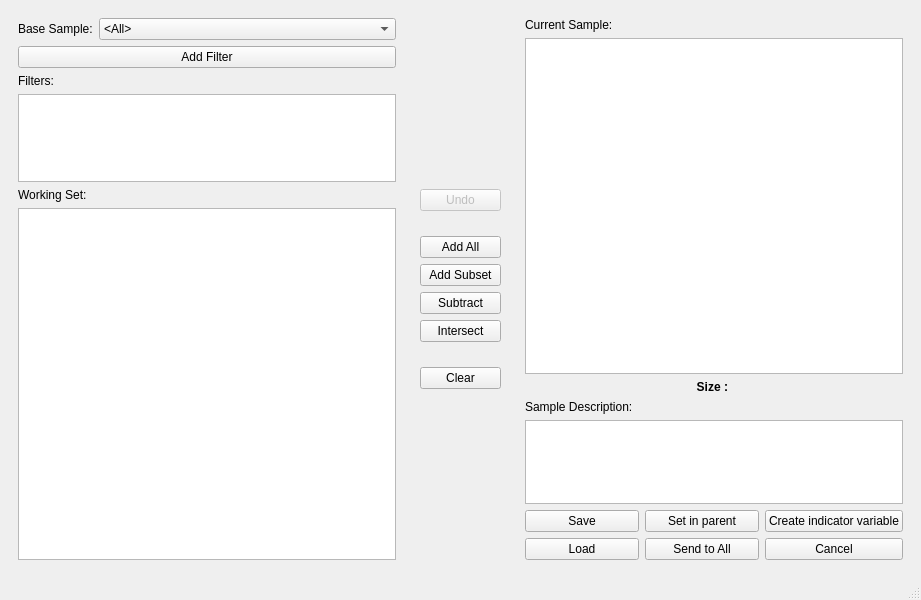
<?xml version="1.0" encoding="UTF-8"?>
<ui version="4.0">
 <class>NewSampleWindow</class>
 <widget class="QMainWindow" name="NewSampleWindow">
  <property name="geometry">
   <rect>
    <x>0</x>
    <y>0</y>
    <width>921</width>
    <height>600</height>
   </rect>
  </property>
  <property name="windowTitle">
   <string>Create Sample</string>
  </property>
  <widget class="QWidget" name="centralwidget">
   <layout class="QHBoxLayout" name="horizontalLayout" stretch="4,1,4">
    <item>
     <widget class="QFrame" name="frame">
      <property name="frameShape">
       <enum>QFrame::NoFrame</enum>
      </property>
      <property name="frameShadow">
       <enum>QFrame::Raised</enum>
      </property>
      <layout class="QVBoxLayout" name="verticalLayout" stretch="0,0,0,1,0,4">
       <item>
        <widget class="QFrame" name="frame_5">
         <property name="frameShape">
          <enum>QFrame::NoFrame</enum>
         </property>
         <property name="frameShadow">
          <enum>QFrame::Raised</enum>
         </property>
         <layout class="QFormLayout" name="formLayout">
          <property name="margin">
           <number>0</number>
          </property>
          <item row="0" column="0">
           <widget class="QLabel" name="label_5">
            <property name="text">
             <string>Base Sample:</string>
            </property>
            <property name="buddy">
             <cstring>comboBox</cstring>
            </property>
           </widget>
          </item>
          <item row="0" column="1">
           <widget class="QComboBox" name="comboBox">
            <item>
             <property name="text">
              <string>&lt;All&gt;</string>
             </property>
            </item>
           </widget>
          </item>
         </layout>
        </widget>
       </item>
       <item>
        <widget class="QPushButton" name="add_filter_button">
         <property name="text">
          <string>Add Filter</string>
         </property>
        </widget>
       </item>
       <item>
        <widget class="QLabel" name="label_4">
         <property name="text">
          <string>Filters:</string>
         </property>
        </widget>
       </item>
       <item>
        <widget class="QListView" name="filters">
         <property name="contextMenuPolicy">
          <enum>Qt::CustomContextMenu</enum>
         </property>
         <property name="toolTip">
          <string>Right click to remove filters</string>
         </property>
        </widget>
       </item>
       <item>
        <widget class="QLabel" name="label">
         <property name="text">
          <string>Working Set:</string>
         </property>
        </widget>
       </item>
       <item>
        <widget class="QListView" name="working_set_view">
         <property name="contextMenuPolicy">
          <enum>Qt::CustomContextMenu</enum>
         </property>
         <property name="toolTip">
          <string>Right click to add subjects to current sample</string>
         </property>
        </widget>
       </item>
      </layout>
     </widget>
    </item>
    <item>
     <widget class="QFrame" name="frame_2">
      <property name="frameShape">
       <enum>QFrame::NoFrame</enum>
      </property>
      <property name="frameShadow">
       <enum>QFrame::Raised</enum>
      </property>
      <layout class="QVBoxLayout" name="verticalLayout_3" stretch="9,0,1,0,0,0,0,1,0,9">
       <item>
        <spacer name="verticalSpacer">
         <property name="orientation">
          <enum>Qt::Vertical</enum>
         </property>
         <property name="sizeHint" stdset="0">
          <size>
           <width>20</width>
           <height>40</height>
          </size>
         </property>
        </spacer>
       </item>
       <item>
        <widget class="QPushButton" name="undo_button">
         <property name="enabled">
          <bool>false</bool>
         </property>
         <property name="toolTip">
          <string>Undo last operation</string>
         </property>
         <property name="text">
          <string>Undo</string>
         </property>
        </widget>
       </item>
       <item>
        <spacer name="verticalSpacer_3">
         <property name="orientation">
          <enum>Qt::Vertical</enum>
         </property>
         <property name="sizeHint" stdset="0">
          <size>
           <width>20</width>
           <height>40</height>
          </size>
         </property>
        </spacer>
       </item>
       <item>
        <widget class="QPushButton" name="add_all_button">
         <property name="toolTip">
          <string>Add subjects in workingset to sample</string>
         </property>
         <property name="text">
          <string>Add All</string>
         </property>
        </widget>
       </item>
       <item>
        <widget class="QPushButton" name="add_subset_button">
         <property name="toolTip">
          <string>Add a random subset of the working set to the current sample</string>
         </property>
         <property name="text">
          <string>Add Subset</string>
         </property>
        </widget>
       </item>
       <item>
        <widget class="QPushButton" name="remove_button">
         <property name="toolTip">
          <string>Remove subject in working set from sample</string>
         </property>
         <property name="text">
          <string>Subtract</string>
         </property>
        </widget>
       </item>
       <item>
        <widget class="QPushButton" name="intersect_button">
         <property name="toolTip">
          <string>Keep in sample ONLY subject which are also in the working set</string>
         </property>
         <property name="text">
          <string>Intersect</string>
         </property>
        </widget>
       </item>
       <item>
        <spacer name="verticalSpacer_4">
         <property name="orientation">
          <enum>Qt::Vertical</enum>
         </property>
         <property name="sizeHint" stdset="0">
          <size>
           <width>20</width>
           <height>40</height>
          </size>
         </property>
        </spacer>
       </item>
       <item>
        <widget class="QPushButton" name="clear_button">
         <property name="text">
          <string>Clear</string>
         </property>
        </widget>
       </item>
       <item>
        <spacer name="verticalSpacer_2">
         <property name="orientation">
          <enum>Qt::Vertical</enum>
         </property>
         <property name="sizeHint" stdset="0">
          <size>
           <width>20</width>
           <height>40</height>
          </size>
         </property>
        </spacer>
       </item>
      </layout>
     </widget>
    </item>
    <item>
     <widget class="QFrame" name="frame_3">
      <property name="frameShape">
       <enum>QFrame::NoFrame</enum>
      </property>
      <property name="frameShadow">
       <enum>QFrame::Raised</enum>
      </property>
      <layout class="QVBoxLayout" name="verticalLayout_2" stretch="0,4,0,0,1,0">
       <item>
        <widget class="QLabel" name="label_2">
         <property name="text">
          <string>Current Sample:</string>
         </property>
        </widget>
       </item>
       <item>
        <widget class="QListView" name="current_view">
         <property name="contextMenuPolicy">
          <enum>Qt::CustomContextMenu</enum>
         </property>
         <property name="toolTip">
          <string>Right click to remove subjects</string>
         </property>
        </widget>
       </item>
       <item>
        <widget class="QLabel" name="size_label">
         <property name="font">
          <font>
           <weight>75</weight>
           <bold>true</bold>
          </font>
         </property>
         <property name="text">
          <string>Size : </string>
         </property>
         <property name="alignment">
          <set>Qt::AlignCenter</set>
         </property>
        </widget>
       </item>
       <item>
        <widget class="QLabel" name="label_3">
         <property name="text">
          <string>Sample Description:</string>
         </property>
         <property name="margin">
          <number>0</number>
         </property>
        </widget>
       </item>
       <item>
        <widget class="QPlainTextEdit" name="description"/>
       </item>
       <item>
        <widget class="QFrame" name="frame_4">
         <property name="frameShape">
          <enum>QFrame::NoFrame</enum>
         </property>
         <property name="frameShadow">
          <enum>QFrame::Raised</enum>
         </property>
         <layout class="QGridLayout" name="gridLayout">
          <property name="margin">
           <number>0</number>
          </property>
          <item row="1" column="0">
           <widget class="QPushButton" name="save_button">
            <property name="text">
             <string>Save</string>
            </property>
           </widget>
          </item>
          <item row="2" column="0">
           <widget class="QPushButton" name="load_button">
            <property name="text">
             <string>Load</string>
            </property>
           </widget>
          </item>
          <item row="1" column="5">
           <widget class="QPushButton" name="create_ind_variable">
            <property name="text">
             <string>Create indicator variable</string>
            </property>
           </widget>
          </item>
          <item row="2" column="5">
           <widget class="QPushButton" name="cancel_button">
            <property name="text">
             <string>Cancel</string>
            </property>
           </widget>
          </item>
          <item row="2" column="1">
           <widget class="QPushButton" name="send_to_all">
            <property name="toolTip">
             <string>Send the current sample to all opened applications</string>
            </property>
            <property name="text">
             <string>Send to All</string>
            </property>
           </widget>
          </item>
          <item row="1" column="1">
           <widget class="QPushButton" name="set_in_parent">
            <property name="toolTip">
             <string>Set the current sample in the parent application</string>
            </property>
            <property name="text">
             <string>Set in parent</string>
            </property>
           </widget>
          </item>
         </layout>
        </widget>
       </item>
      </layout>
     </widget>
    </item>
   </layout>
  </widget>
  <widget class="QMenuBar" name="menubar">
   <property name="geometry">
    <rect>
     <x>0</x>
     <y>0</y>
     <width>921</width>
     <height>21</height>
    </rect>
   </property>
  </widget>
  <widget class="QStatusBar" name="statusbar"/>
 </widget>
 <resources/>
 <connections>
  <connection>
   <sender>cancel_button</sender>
   <signal>clicked()</signal>
   <receiver>NewSampleWindow</receiver>
   <slot>close()</slot>
   <hints>
    <hint type="sourcelabel">
     <x>818</x>
     <y>537</y>
    </hint>
    <hint type="destinationlabel">
     <x>788</x>
     <y>570</y>
    </hint>
   </hints>
  </connection>
 </connections>
</ui>
